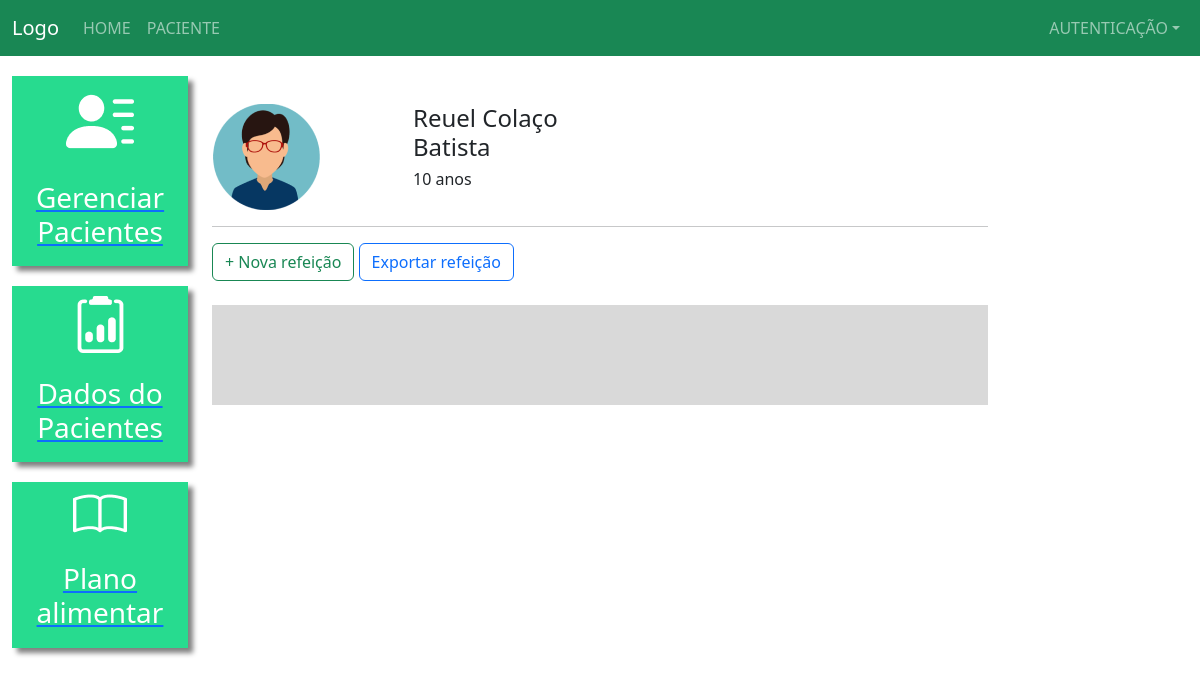
Page /plano_alimentar/1/ (signed in) on the earlier database version.
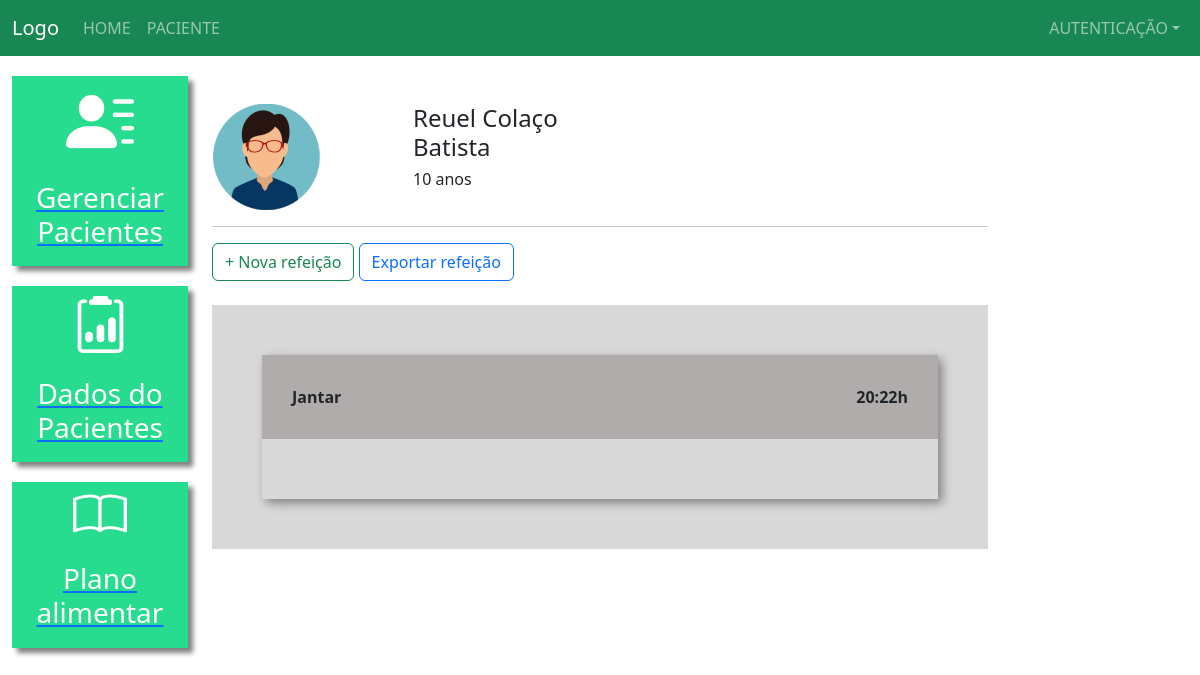
Same page on the later database version.
### plataforma/models.py (models this page shows, shortened)
class Refeicao(models.Model):
    paciente = models.ForeignKey(Pacientes, on_delete=models.CASCADE)
    titulo = models.CharField(max_length=50)
    horario = models.TimeField()
    carboidratos = models.IntegerField()
    proteinas = models.IntegerField()
    gorduras = models.IntegerField()

### plataforma/views.py (the view)
# urls.py: path('plano_alimentar/', plano_alimentar_listar, name='plano_alimentar_listar'),
def plano_alimentar(request, id):
    template_name = 'plataforma/plano_alimentrar.html'
    paciente = get_object_or_404(Pacientes, id=id)
    if not paciente.nutri == request.user:
        messages.add_message(request, constants.ERROR, 'Esse paciente não é seu')
        return redirect('/plano_alimentar_listar/')
    if request.method == 'GET':
        refeicao_list = Refeicao.objects.filter(paciente = id).order_by('horario')
        opcao = Opcao.objects.all()
        return render(request, template_name, {'paciente':paciente, 'refeicao_list': refeicao_list, 'opcao':opcao})

### plataforma/templates/plataforma/plano_alimentrar.html (shortened to what this page needs)
{% extends 'base_plataf.html' %} {% load static %} {% block 'plataforma' %}
<br />
<br />
<div class="row">
  <div class="col-md-3">
    {% if paciente.sexo == 'M' %}
    <img src="{% static 'plataforma/img/perfil2.png' %}" />
    {% else %}
    <img src="{% static 'plataforma/img/perfil1.png' %}" />
    {% endif %}
  </div>
  <div class="col-md-3 dados descricao">
    <h4>{{paciente.nome}}</h4>
    <h6>{{paciente.idade}} anos</h6>
  </div>
</div>
<hr />
<button type="button" class="btn btn-outline-success" data-bs-toggle="modal" data-bs-target="#modal">
  + Nova refeição
</button>
<button type="button" class="btn btn-outline-primary">
  Exportar refeição
</button>
<br>
<br>
<div class="fundo-alimentar">
  {% for refeicao in refeicao_list %}
  <div class="refeicao">
    <div class="head-refeicao">
      <span>{{ refeicao.titulo }}</span>
      <span style="float: right;">{{refeicao.horario}}h</span>
    </div>
    <div class="body-refeicao">
    </div>
  </div>
  {% endfor %}
</div>
<br>
{% endblock %}

Differences in the rows shown:
added Refeicao: titulo "Jantar", horario "20:22"
